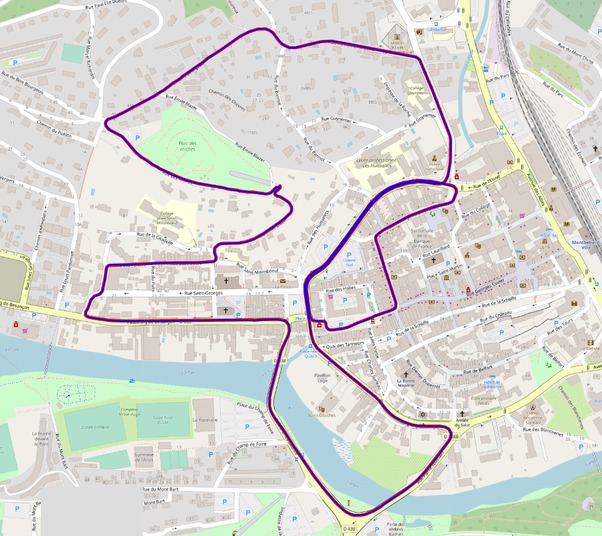
//> input picture SLAM多传感器融合定位/imu_gnss_fusion/imgs/google_map.jpg, 602 x 536 px
$ ./test_image_alignment '../../../../../SLAM多传感器融合定位/imu_gnss_fusion/imgs/google_map.jpg' '../../../../../SLAM多传感器融合定位/imu_gnss_fusion/imgs/run_imu_gnss_fusion.jpg'   (built with g++ and OpenCV 4)
//> lines starting //> are read from the running program, lines starting //| are printed output that depends on the picture
#include "opencv2/opencv.hpp"

using namespace cv;
using namespace std;

int main(int argc,char** argv)
{
  if (argc != 3) {
    cout << "please input image 1 and image 2 file!" << endl;
    return -1;
  }
  string image1 = argv[1];
  string image2 = argv[2];
	// Read the images to be aligned 读取仿射图像
	//im1参考图像，im2要处理的图像
	Mat im1 = imread(image1,IMREAD_GRAYSCALE);
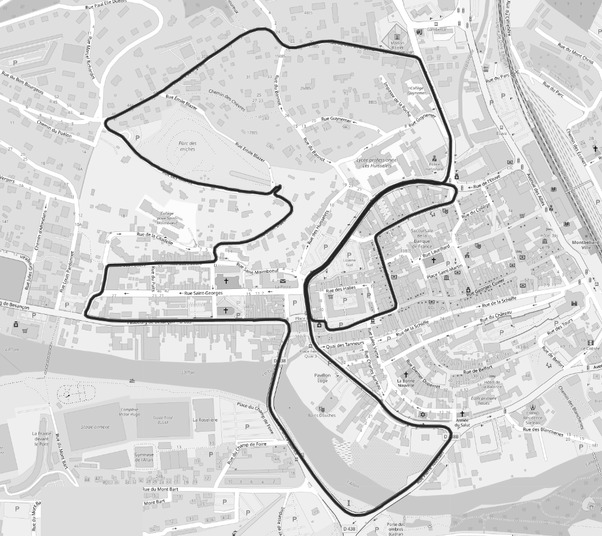
//> im1: 536 rows x 602 cols, CV_8UC1; min 17, max 255, mean 215.9
	Mat im2 = imread(image2,IMREAD_GRAYSCALE);
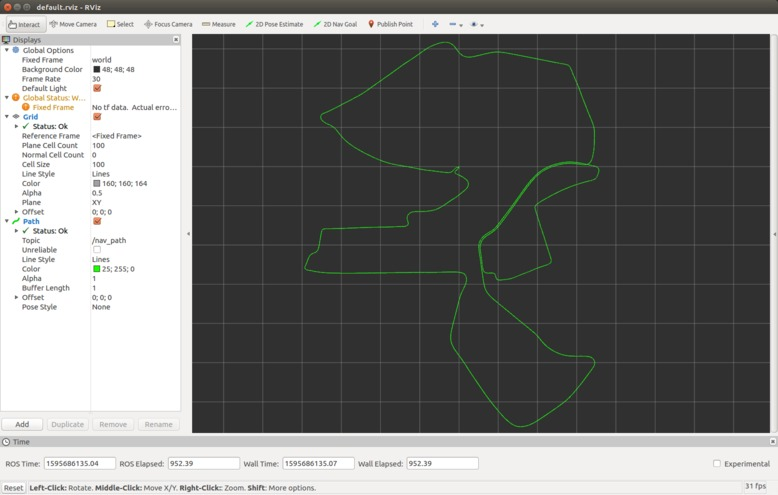
//> input picture SLAM多传感器融合定位/imu_gnss_fusion/imgs/run_imu_gnss_fusion.jpg, 778 x 495 px
//> im2: 495 rows x 778 cols, CV_8UC1; min 37, max 255, mean 120.8

	// Convert images to gray scale 转换为灰度图像
	Mat im1_gray = im1.clone(), im2_gray = im2.clone();
	//cvtColor(im1, im1_gray, CV_BGR2GRAY);
	//cvtColor(im2, im2_gray, CV_BGR2GRAY);

	equalizeHist(im1,im1_gray);
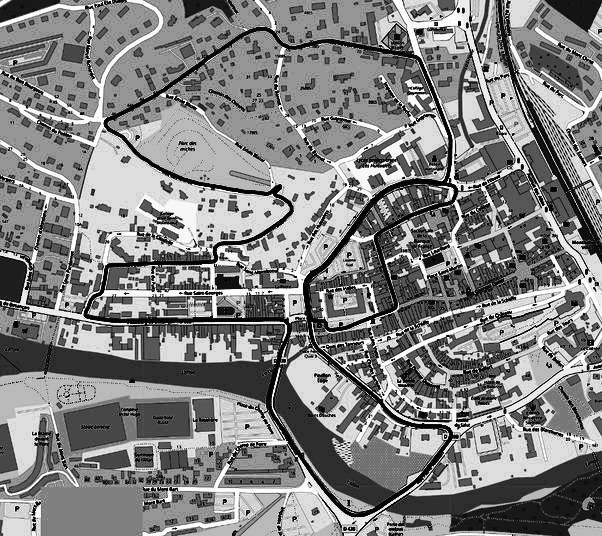
//> im1_gray: 536 rows x 602 cols, CV_8UC1; min 0, max 255, mean 130.2
  equalizeHist(im2,im2_gray);
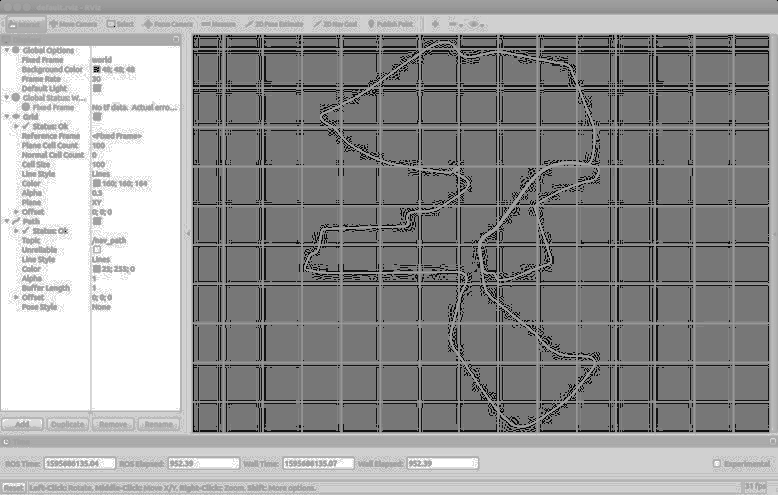
//> im2_gray: 495 rows x 778 cols, CV_8UC1; min 0, max 255, mean 151.6

	// Define the motion model 定义运动模型
	const int warp_mode = MOTION_EUCLIDEAN;

	// Set a 2x3 or 3x3 warp matrix depending on the motion model. 变换矩阵
	Mat warp_matrix;

	// Initialize the matrix to identity
	if (warp_mode == MOTION_HOMOGRAPHY)
	{
		warp_matrix = Mat::eye(3, 3, CV_32F);
	}
	else
	{
		warp_matrix = Mat::eye(2, 3, CV_32F);
	}

	// Specify the number of iterations. 算法迭代次数
	int number_of_iterations = 5000;

	// Specify the threshold of the increment
	// in the correlation coefficient between two iterations 设定阈值
	double termination_eps = 1e-10;

	// Define termination criteria 定义终止条件
	TermCriteria criteria(TermCriteria::COUNT + TermCriteria::EPS, number_of_iterations, termination_eps);

	// Run the ECC algorithm. The results are stored in warp_matrix. ECC算法
//> (the run ends here: the time limit is reached, at `findTransformECC`)
